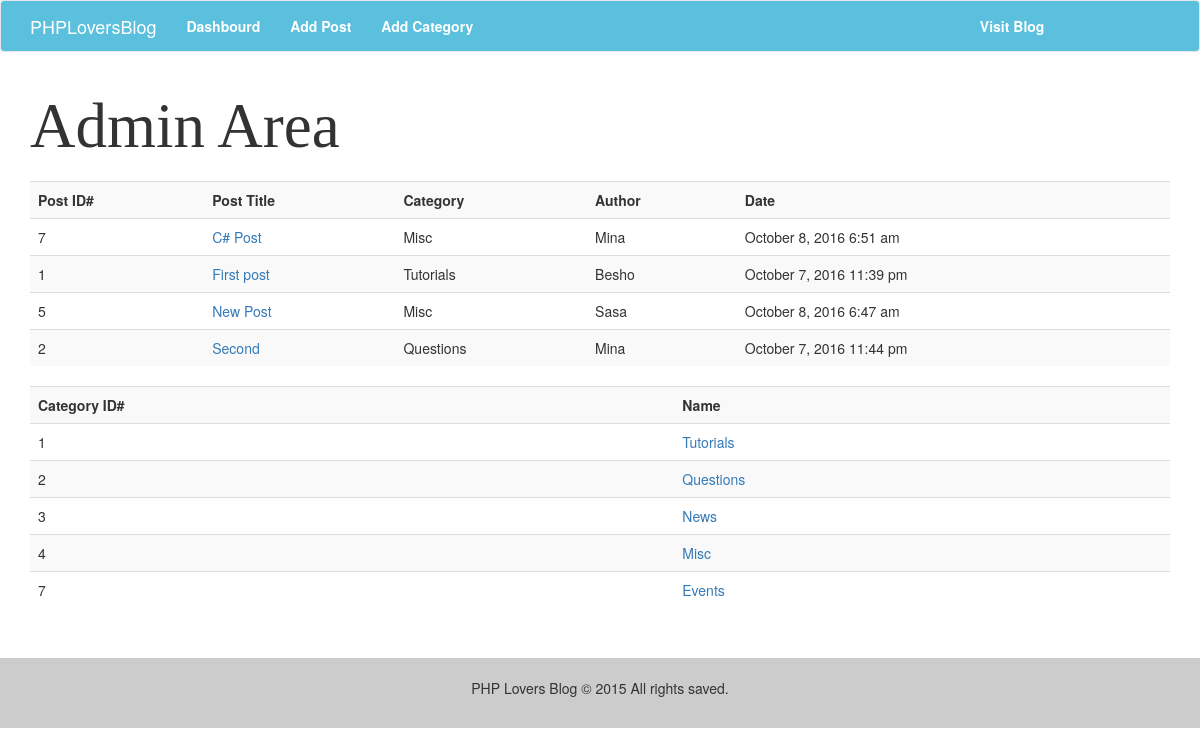
The app's page /admin/index.php with its own data.
### tables this page shows
CREATE TABLE IF NOT EXISTS `posts` (
`id` int(11) NOT NULL,
  `category` int(11) NOT NULL,
  `title` varchar(255) NOT NULL,
  `body` text NOT NULL,
  `author` varchar(255) NOT NULL,
  `tags` varchar(255) NOT NULL,
  `date` timestamp NOT NULL DEFAULT CURRENT_TIMESTAMP
);

CREATE TABLE IF NOT EXISTS `categories` (
`id` int(11) NOT NULL,
  `name` varchar(255) NOT NULL
);

### libraries/Database.php (called while the page is built, shortened)
<?php
	class Database{
		public $host=DB_HOST;
		public $username=DB_USER;
		public $password=DB_PASS;
		public $db_name =DB_NAME;
		public $link;
		public function __construct(){
			$rtn = $this->connect();
		}
		private function connect(){
		$this->link = mysqli_connect($this->host,$this->username,$this->password,$this->db_name);
			if(!$this->link){
				$this->error="connection failed ";
				return false;
			}else {
				return true;
			}
		}
		public function select($query){
			$result = $this->link->query($query) or die($this->link->error.__LINE__);
			if($result->num_rows > 0){
				return $result;
			}else {
				return false;
			}
		}
	}
?>

### helper/format_helper.php (called while the page is built, shortened)
<?php
function dateFormat($date){
  return date("F j, Y g:i a",strtotime($date));
}

### admin/index.php (the view, shortened to what this page needs)
<?php include_once("includes/header.php");?>
<?php
 $posts = $db->select("select posts.*,categories.name from posts inner join categories on posts.category=categories.id order by title");
 $cats = $db->select("select * from categories");
?>
<div class="col-sm-12  blog-main">
  <table class="table table-striped">
    <tr>
      <th>Post ID#</th>
      <th>Post Title</th>
      <th>Category</th>
      <th>Author</th>
      <th>Date</th>
    </tr>
    <?php while($row = $posts->fetch_assoc()):?>
    <tr>
      <td><?=$row['id']?></td>
      <td><a href="edit_post.php?id=<?=urlencode($row['id'])?>"><?=$row['title']?></a></td>
      <td><?=$row['name']?></td>
      <td><?=$row['author']?></td>
      <td><?=dateFormat($row['date'])?></td>
    </tr>
  <?php endwhile;?>
  </table>
  <table class="table table-striped">
    <tr>
      <th>Category ID#</th>
      <th>Name</th>
    </tr>
    <?php while($rowc = $cats->fetch_assoc()):?>
    <tr>
      <td><?=$rowc['id']?></td>
      <td><a href="edit_cat.php?id=<?=urlencode($rowc['id'])?>"><?=$rowc['name']?></td>
    </tr>
    <?php endwhile;?>
  </table>
</div>
</div>
<?php include_once("includes/footer.php");?>

### admin/includes/header.php (shortened to what this page needs)
<?php include_once('../libraries/Database.php');?>
<?php include_once('../helper/format_helper.php');?>
<?php
$db = new Database();
 ?>
<!DOCTYPE html>
<html>
<head>
	<link rel="stylesheet" href="../css/bootstrap.css" />
  <link rel="stylesheet" href="../css/custom.admin.css" />
	<link rel="stylesheet" href="../css/custom.css" />
</head>
	<body>
		<nav class="navbar navbar-default" id="navbar">
		  <div class="container">
			<div class="navbar-header">
			  <a class="navbar-brand" href="#">PHPLoversBlog</a>
			</div>
			<div class="collapse navbar-collapse" id="mynav">
			  <ul class="nav navbar-nav">
				<li class="active"><a href="index.php">Dashbourd</a></li>
				<li><a href="add_post.php">Add Post</a></li>
				<li><a href="add_cat.php">Add Category</a></li>
				<li class="visit-li"><a href="HTTP://<?=$_SERVER['HTTP_HOST']?>/php%20lovers">Visit Blog</a></li>
			  </ul>
			</div>
		  </div>
		</nav>
		<div class="container">
			<header class="header">
				<h1 class="blog-title">Admin Area</h1>
			</header>
			<div class="row main">

### admin/includes/footer.php (shortened to what this page needs)
</div>
<footer>
<p class="text-center">PHP Lovers Blog &copy; 2015 All rights saved.</p>
</footer>
</body>
</html>

### css/custom.admin.css (style rules this page uses)
@media (min-width:768px) { .visit-li { float:right !important; } }

### css/custom.css (style rules this page uses)
.navbar-default .navbar-brand { color:white; }
.blog-title { font-size: 63px; font-family: cursive; }
.navbar-nav { font-weight: bold; width:80%; }
.navbar-default .navbar-nav > .active > a, .navbar-default .navbar-nav > .active > a:hover, .navbar-default .navbar-nav > .active > a:focus,.navbar-default { background-color: #5bc0de; }
.navbar-default .navbar-nav > li > a, .navbar-default .navbar-nav > .active > a, .navbar-default .navbar-nav > .active > a:hover, .navbar-default .navbar-nav > .active > a:focus { color:#FFF; }
.main { margin-bottom: 30px; }
footer { padding: 20px; background: #ccc; }

### records on screen
posts: id "7", title "C# Post", categories.name "Misc", author "Mina", date "October 8, 2016 6:51 am"
posts: id "1", title "First post", categories.name "Tutorials", author "Besho", date "October 7, 2016 11:39 pm"
posts: id "5", title "New Post", categories.name "Misc", author "Sasa", date "October 8, 2016 6:47 am"
posts: id "2", title "Second", categories.name "Questions", author "Mina", date "October 7, 2016 11:44 pm"
categories: id "1", name "Tutorials"
categories: id "2", name "Questions"
categories: id "3", name "News"
categories: id "4", name "Misc"
categories: id "7", name "Events"
